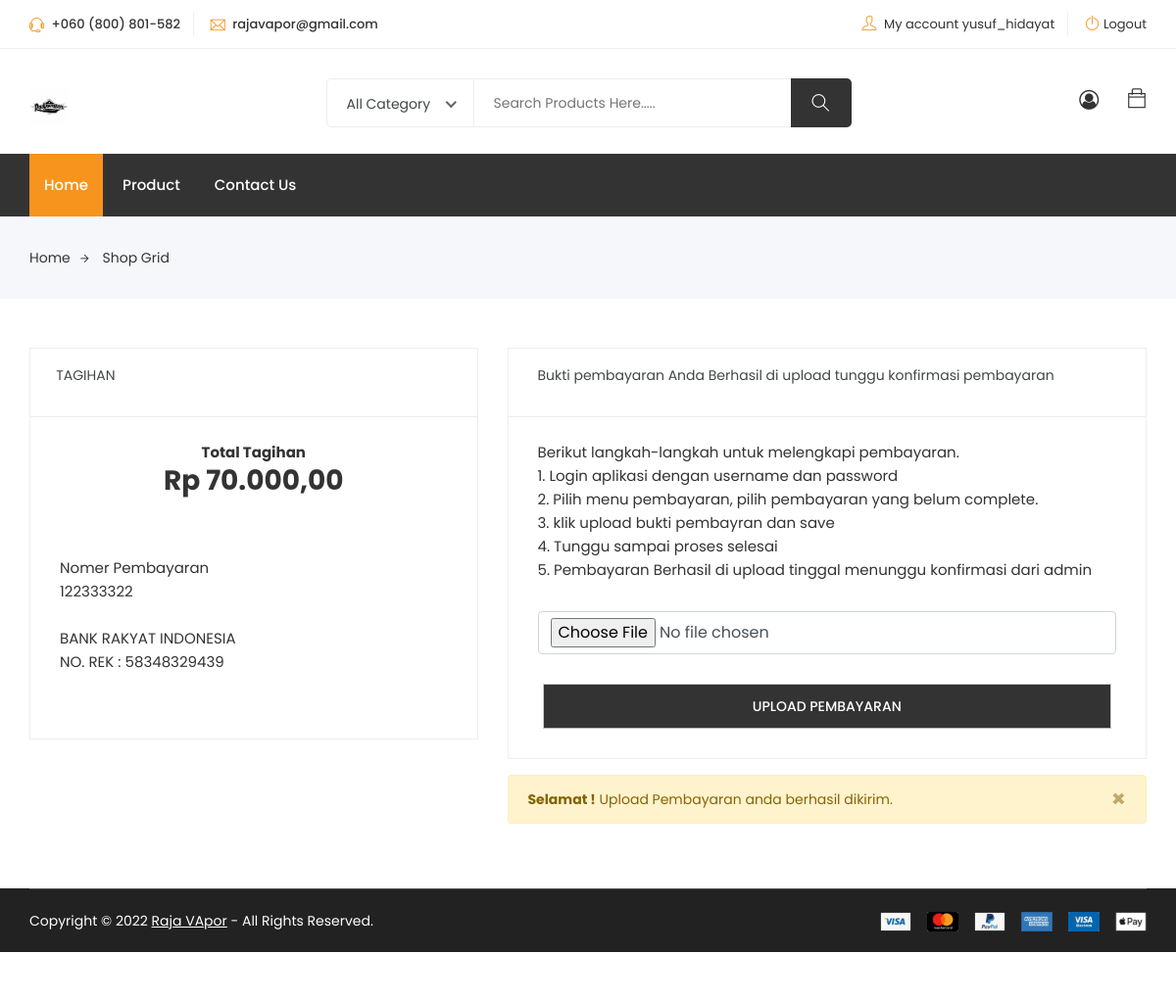
Page /pembayaran/index.php?halaman=pembayaran_upload&id_pembayaran=3 (signed in) on the earlier database version.
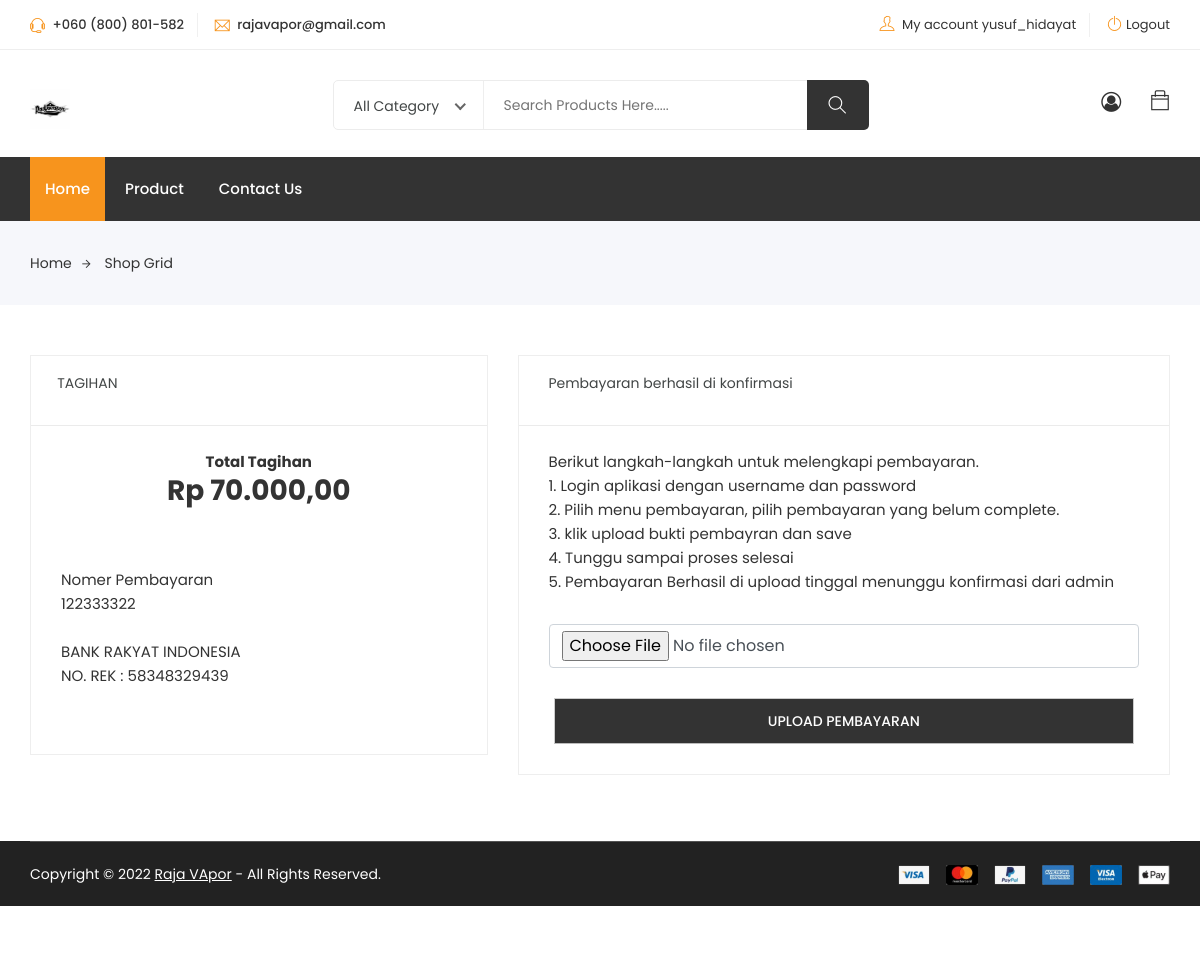
Same page on the later database version.
### tables this page shows
CREATE TABLE `pembayaran` (
  `id_pembayaran` int(11) NOT NULL,
  `id_checkout` int(11) NOT NULL,
  `nomor_pembayaran` varchar(50) NOT NULL,
  `total_pembayaran` int(11) NOT NULL,
  `bukti_pembayaran` text NOT NULL,
  `status_pembayaran` int(11) NOT NULL,
  `tanggal_pembayaran` date NOT NULL,
  `id_bank` int(11) NOT NULL,
  `id_user` int(11) NOT NULL
);

CREATE TABLE `bank` (
  `id_bank` int(11) NOT NULL,
  `nama_bank` varchar(100) NOT NULL,
  `no_rekening` int(11) NOT NULL,
  `tutorial_pembayaran` text NOT NULL,
  `atas_nama` varchar(50) NOT NULL,
  `status_bank` int(11) NOT NULL,
  `gambar_logo` text NOT NULL
);

### function.php (called while the page is built, shortened)
<?php
    $url_assets = "http://localhost/201753028/assets/";
    function base_url($urlparam){
        $url = "http://localhost/201753028/".$urlparam;
        return $url;
    }
    function rupiah($angka)
    {
        $hasil_rupiah = "Rp " . number_format($angka, 2, ',', '.');
        return $hasil_rupiah;
    }
    function querysatudata($query){
        $koneksi = mysqli_connect("localhost","root","","201753028");
        $query_cek = mysqli_query($koneksi, $query);
        return mysqli_fetch_array($query_cek, MYSQLI_BOTH);
    }

### pembayaran/pembayaran_upload.php (the view, shortened to what this page needs)
<?php
if (isset($_GET['id_pembayaran'])) {
    $pembayaran = querysatudata("SELECT * FROM pembayaran JOIN bank ON pembayaran.id_bank = bank.id_bank WHERE id_pembayaran = " . $_GET['id_pembayaran'] . "");
}
?>
<section class="shop checkout section">
    <div class="container">
        <div class="row">
            <div class="col-lg-5 col-12 ">
                <div class="order-details">
                    <div class="single-widget">
                        &nbsp;&nbsp;&nbsp;&nbsp;&nbsp;&nbsp;&nbsp;TAGIHAN
                        <div class="content">
                            <ul>
                                <li class="last">
                                </li>
                                <li class="text-center">
                                    <b>
                                        Total Tagihan
                                    </b>
                                    <h3>
                                        <?= rupiah($pembayaran['total_pembayaran']) ?>
                                </li>
                                <li>
                                    <br><br>
                                    Nomer Pembayaran <br>
                                    <?= $pembayaran['nomor_pembayaran'] ?>
                                    <br>
                                    <br>
                                    <?= $pembayaran['nama_bank'] ?> <br>
                                    NO. REK : 58348329439 <br><br>
                                </li>
                            </ul>
                        </div>
                    </div>
                </div>
            </div>
            <div class="col-lg-7 col-12">
                <div class="order-details mb-3">
                    <div class="single-widget">
                        <?php
                        if ($pembayaran['status_pembayaran'] == 1) {
                            echo ' Silahkan Upload Bukti pembayaran Anda ';
                        } elseif ($pembayaran['status_pembayaran'] == 2) {
                            echo 'Bukti pembayaran Anda Upload tidak valid';
                        } elseif ($pembayaran['status_pembayaran'] == 3) {
                            echo 'Bukti pembayaran Anda Berhasil di upload tunggu konfirmasi pembayaran';
                        } elseif ($pembayaran['status_pembayaran'] == 4) {
                            echo ' Pembayaran berhasil di konfirmasi ';
                        }
                        ?>
                        <div class="content">
                            <ul>
                                <li class="last">
                                </li>
                                <li>
                                    Berikut langkah-langkah untuk melengkapi pembayaran. <br>
                                    1. Login aplikasi dengan username dan password <br>
                                    2. Pilih menu pembayaran, pilih pembayaran yang belum complete. <br>
                                    3. klik upload bukti pembayran dan save <br>
                                    4. Tunggu sampai proses selesai <br>
                                    5. Pembayaran Berhasil di upload tinggal menunggu konfirmasi dari admin
                                </li>
                            </ul>
                        </div>
                    </div>
                    <form action="<?= base_url('pembayaran/aksi.php') ?>" method="post" enctype="multipart/form-data">
                        <div class="single-widget">
                            <div class="content">
                                <ul>
                                    <li>
                                        <input type="file" name="butkipembayaran" class="form-control " id="">
                                    </li>
                                </ul>
                            </div>
                        </div>
                        <div class="single-widget get-button">
                            <div class="content">
                                <div class="button">
                                    <button type="submit" name="btnUPLOADBUKTIPEMBAYARAN" class="btn">Upload Pembayaran</button>
                                </div>
                            </div>
                        </div>
                    </form>
                </div>
                <?php
                if ($pembayaran['status_pembayaran'] == 3) { ?>
                    <div class="alert alert-warning alert-dismissible fade show" role="alert">
                        <strong>Selamat !</strong> Upload Pembayaran anda berhasil dikirim.
                        <button type="button" class="close" data-dismiss="alert" aria-label="Close">
                            <span aria-hidden="true">&times;</span>
                        </button>
                    </div>
                <?php
                }
                ?>
            </div>
        </div>
    </div>
    <div style="height:50px;">
    </div>

### templates/header.php (shortened to what this page needs)
<!DOCTYPE html>
<html lang="zxx">
<head>
	<link rel="stylesheet" href="<?= $url_assets . "eshop/eshop/" ?>css/bootstrap.css">
	<link rel="stylesheet" href="<?= $url_assets . "eshop/eshop/" ?>css/magnific-popup.min.css">
	<link rel="stylesheet" href="<?= $url_assets . "eshop/eshop/" ?>css/font-awesome.css">
	<link rel="stylesheet" href="<?= $url_assets . "eshop/eshop/" ?>css/jquery.fancybox.min.css">
	<link rel="stylesheet" href="<?= $url_assets . "eshop/eshop/" ?>css/themify-icons.css">
	<link rel="stylesheet" href="<?= $url_assets . "eshop/eshop/" ?>css/niceselect.css">
	<link rel="stylesheet" href="<?= $url_assets . "eshop/eshop/" ?>css/animate.css">
	<link rel="stylesheet" href="<?= $url_assets . "eshop/eshop/" ?>css/flex-slider.min.css">
	<link rel="stylesheet" href="<?= $url_assets . "eshop/eshop/" ?>css/owl-carousel.css">
	<link rel="stylesheet" href="<?= $url_assets . "eshop/eshop/" ?>css/slicknav.min.css">
	<link rel="stylesheet" href="<?= $url_assets . "eshop/eshop/" ?>css/reset.css">
	<link rel="stylesheet" href="<?= $url_assets . "eshop/eshop/" ?>style.css">
	<link rel="stylesheet" href="<?= $url_assets . "eshop/eshop/" ?>css/responsive.css">
</head>
<body class="js">
	<header class="header shop">
		<div class="topbar">
			<div class="container">
				<div class="row">
					<div class="col-lg-4 col-md-12 col-12">
						<div class="top-left">
							<ul class="list-main">
								<li><i class="ti-headphone-alt"></i> +060 (800) 801-582</li>
								<li><i class="ti-email"></i> rajavapor@gmail.com</li>
							</ul>
						</div>
					</div>
					<div class="col-lg-8 col-md-12 col-12">
						<div class="right-content">
							<ul class="list-main">
								<?php if (isset($_SESSION['id_user'])) { ?>
									<li>
										<i class="ti-user"></i>
										<a href="#">My account <?= $_SESSION['username']; ?> </a>
									</li>
									<li><i class="ti-power-off"></i><a href="<?= base_url('logout.php') ?>">Logout</a></li>
								<?php } ?>
							</ul>
						</div>
					</div>
				</div>
			</div>
		</div>
		<div class="middle-inner">
			<div class="container">
				<div class="row">
					<div class="col-lg-2 col-md-2 col-12">
						<div class="logo">
							<a href="/201753028/"><img src="<?= $url_assets . "eshop/eshop/" ?>images/rajavapor.jpg" width="40px" style="" alt="logo"></a>
						</div>
					</div>
					<div class="col-lg-8 col-md-7 col-12">
						<div class="search-bar-top">
							<div class="search-bar">
								<form action="<?= base_url('search.php') ?>" method="GET">
									<input name="search" placeholder="Search Products Here....." type="search">
									<button class="btnn"><i class="ti-search"></i></button>
								</form>
							</div>
						</div>
					</div>
					<div class="col-lg-2 col-md-3 col-12">
						<div class="right-bar">
							<?php if (isset($_SESSION['id_user'])) { ?>
								<div class="sinlge-bar">
									<a href="http://localhost/201753028/shop/user/index.php" class="single-icon"><i class="fa fa-user-circle-o" aria-hidden="true"></i></a>
								</div>
							<?php } else { ?>
								<div class="sinlge-bar">
									<a href="<?= base_url('?halaman=login') ?>" class="single-icon"><i class="fa fa-user-circle-o" aria-hidden="true"></i></a>
								</div>
							<?php } ?>
							<div class="sinlge-bar shopping">
								<a href="#" class="single-icon"><i class="ti-bag"></i>
								</a>
							</div>
						</div>
					</div>
				</div>
			</div>
		</div>
		<div class="header-inner">
			<div class="container">
				<div class="cat-nav-head">
					<div class="row">
						<div class="col-12">
							<div class="menu-area">
								<nav class="navbar navbar-expand-lg">
									<div class="navbar-collapse">
										<div class="nav-inner">
											<ul class="nav main-menu menu navbar-nav">
												<li class="active"><a href="<?= base_url('') ?>">Home</a></li>
												<li><a href="<?= base_url('') ?>">Product</a></li>
												<li><a href="contact.html">Contact Us</a></li>
											</ul>
										</div>
									</div>
								</nav>
							</div>
						</div>
					</div>
				</div>
			</div>
		</div>
	</header>
	<div class="breadcrumbs" style="margin-bottom:0%;">
		<div class="container">
			<div class="row">
				<div class="col-12">
					<div class="bread-inner">
						<ul class="bread-list">
							<li><a href="index1.html">Home<i class="ti-arrow-right"></i></a></li>
							<li class="active"><a href="blog-single.html">Shop Grid</a></li>
						</ul>
					</div>
				</div>
			</div>
		</div>
	</div>

### pembayaran/index.php (shortened to what this page needs)
<?php
include '../function.php';
include '../templates/header.php';
$col_atas = '
<section class=" shop-sidebar shop " style="margin-top:10px; margin-bottom:50px;">
    <div class="container">
        <div class="row">
';
$col_bawah = '</div></div></section>';
if (isset($_GET['halaman'])) {
    $hal = $_GET['halaman'];
    switch ($hal) {
        case 'pembayaran_upload':
            include "pembayaran_upload.php";
            break;
    }
} else {
    echo $col_atas;
    include "../shop/user/sidebar.php";
    include "pembayaran.php";
    echo $col_bawah;
}
?>
<?php
include '../templates/footer.php';
?>

### templates/footer.php (shortened to what this page needs)
    <footer class="footer">
		<div class="copyright">
			<div class="container">
				<div class="inner">
					<div class="row">
						<div class="col-lg-6 col-12">
							<div class="left">
								<p>Copyright © <?= date('Y') ?> <a href="/201753028/" target="_blank">Raja VApor</a>  -  All Rights Reserved.</p>
							</div>
						</div>
						<div class="col-lg-6 col-12">
							<div class="right">
								<img src="images/payments.png" alt="#">
							</div>
						</div>
					</div>
				</div>
			</div>
		</div>
	</footer>
</body>
</html>

Differences in the rows shown:
changed pembayaran "Rp 70.000,00": status_pembayaran 3 → 4 (drawn)
Other differences:
text no longer shown: "Bukti pembayaran Anda Berhasil di upload tunggu konfirmasi pembayaran Selamat ! Upload Pembayaran anda berhasil dikirim. ×"
text now shown: "Pembayaran berhasil di konfirmasi"
